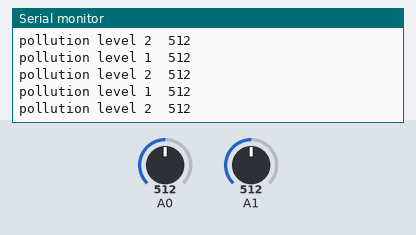
Bench run of a sketch on a simulated Arduino Uno, built with avr-gcc and run on an emulated ATmega328P. On the bench: the last lines printed to the serial monitor. The inputs (shaded band) are chosen by the test bench; at power-on: A0 = 512, A1 = 512.

Above: at 1.2 s.
1.3 s: A0 set to 716
At 1.82 s:
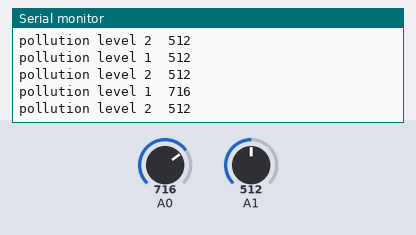
2.8 s: A1 set to 716
At 3.33 s:
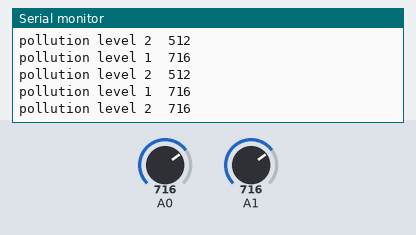
4.3 s: A0 set to 900
At 4.33 s:
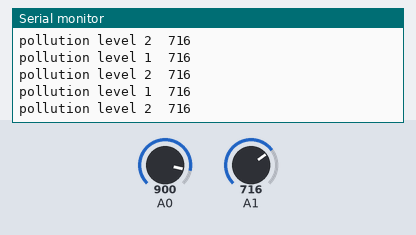
5.8 s: A1 set to 900
At 5.84 s:
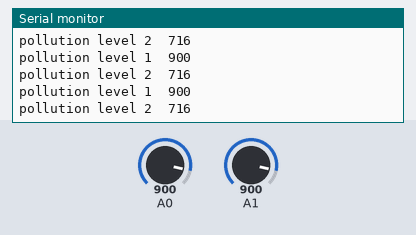
Timing chart, 0 to 8.3 s (numbered marks = the images above; inputs shaded):
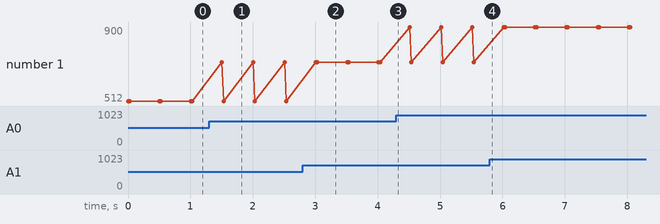

The sketch:

arduino_pollution.ino
```cpp
#include <SoftwareSerial.h>
#include <ArduinoJson.h>
SoftwareSerial s(5,6);


void setup() {
  s.begin(9600);
  Serial.begin(9600);
  pinMode(A0,INPUT);
  pinMode(A1,INPUT);

}
StaticJsonBuffer<1000> jsonBuffer;
JsonObject& root = jsonBuffer.createObject();
void loop()
{


  root["p1"]= analogRead(A0);
  Serial.print("pollution level 1  ");
  Serial.println(analogRead(A0));
  root["p2"]= analogRead(A1);
  Serial.print("pollution level 2  ");
  Serial.println(analogRead(A1));
  delay(500);

if(s.available()>0)
{
 root.printTo(s);
}
}
```

Measured:
- after the input at 1.3 s, the serial monitor: prints a new line after 0.21 s (image 1)
- after the input at 2.8 s, the serial monitor: prints a new line after 0.24 s (image 2)
